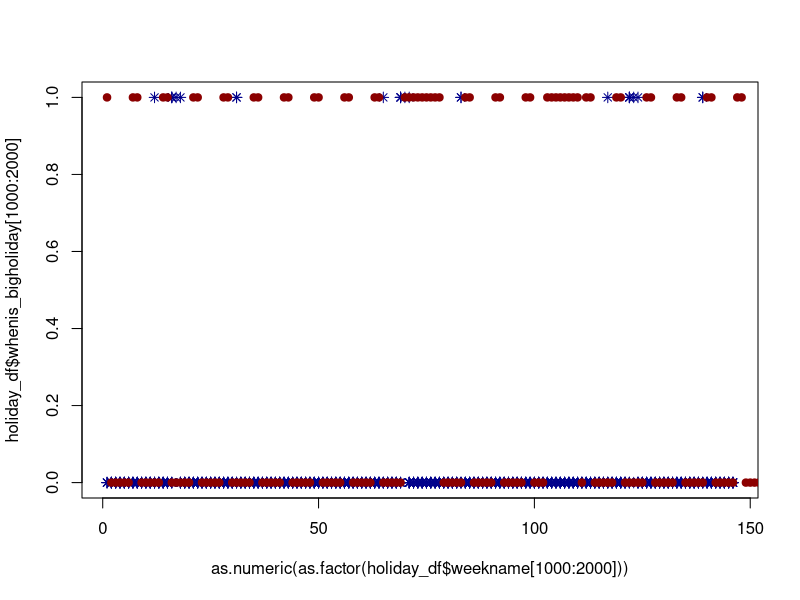

The R script that drew this image: (Note: this script raises an error after producing the figure.)
###### Flu Forecasting Challenge ####### 

## title: "Holidays
## author: "Underdog"
## date: "19 October 2016"

# empty workspace
rm(list = ls())
script_name <- "school_holidays"

# libraries
library(tidyverse)
library(lubridate)
library(randomForest)
library(caret)
library(stringr)
# the timeDate package contains public holidays of countries (Christmas, Ester etc)
library(timeDate)

# List all holiday available
listHolidays()
# Seach in the holiday list 
listHolidays(pattern = "Thanks")
# get the current year
currentYear <- getRmetricsOptions("currentYear")

### make a timeline and then add presence and absence of holidays
# set start and end date
wday("2011-12-17") # I want to start with a sunday to capture complete weeks
week("2011-12-16");week("2011-12-17")
start_date <- ymd("2011-12-20")
week("2017-08-07")
end_date <- ymd("2017-08-07") # choose past flu season
# make a timeline with dates 
my_time_line <- (seq(start_date,end_date, by="day"))

# these are the big holidays#
my_years <- 2011:2017 # I choose gererously
#
christmas_e <- ChristmasEve(year = my_years) # you could add days before and after
christmas_d <- ChristmasDay(year = my_years) 
boxd <- BoxingDay(year = my_years) 
easter_s <- EasterSunday(year = my_years)
easter_m <- EasterMonday(year=my_years)
thanks_g <- USThanksgivingDay(year=my_years)
ny <- NewYearsDay(year = my_years) - 1
nyd <- NewYearsDay(year = my_years)

# vector for all big holidays
big_holidays <- c(christmas_e, christmas_d, boxd,
                  easter_s, easter_m, thanks_g, ny, nyd) # 4 dates each year
big_holidays <- as.Date(big_holidays)
#
whenis_bigholiday <- (my_time_line%in%big_holidays)
# get back all holidays 
my_time_line[whenis_bigholiday]
sum(whenis_bigholiday)
# make numeric
whenis_bigholiday <- as.numeric(whenis_bigholiday)

## get all the other holidays
# weekends and holidays =TRUE, else FALSE
whenis_daysoffwork <- isHoliday(as.timeDate(my_time_line), holidays = holidayNYSE(), wday=1:5)
table(whenis_daysoffwork)
whenis_daysoffwork <- as.numeric(as.vector(whenis_daysoffwork))

### kids out of school # this data starts 2011-12-25
# [https://www.feiertagskalender.ch/ferien.php?geo=3537&jahr=2012&hl=en] kids in school
schoolhols <- data.frame(dates = c("start","end"))
# christmas
schoolhols$chin2011 <- c("2011-12-25","2012-01-01")
schoolhols$chin2012 <- c("2012-12-25","2013-01-01")
schoolhols$chin2013 <- c("2013-12-25","2014-01-01")
schoolhols$chin2014 <- c("2014-12-25","2015-01-01")
schoolhols$chin2015 <- c("2015-12-21","2016-01-01") # different
schoolhols$chin2016 <- c("2016-12-19","2017-01-02") # different
schoolhols$chin2017 <- c("2017-12-18","2018-01-02") # different
# winter
schoolhols$wiin2012 <- c("2012-02-20","2012-02-26")
schoolhols$wiin2013 <- c("2013-02-18","2013-02-24")
schoolhols$wiin2014 <- c("2014-02-17","2014-02-23")
schoolhols$wiin2015 <- c("2015-02-16","2015-02-20")
schoolhols$wiin2016 <- c("2016-02-15","2016-02-19")
schoolhols$wiin2017 <- c("2017-02-13","2017-02-17")
# spring
schoolhols$spin2012 <- c("2012-04-09","2012-04-15")
schoolhols$spin2013 <- c("2013-04-08","2013-04-14")
schoolhols$spin2014 <- c("2014-04-14","2014-04-20")
schoolhols$spin2015 <- c("2015-03-25","2015-03-29")
schoolhols$spin2016 <- c("2016-03-25","2016-04-08") # now call it Easter holiday
schoolhols$spin20162 <- c("2016-05-30","2016-06-03") # also Spring
schoolhols$spin2017 <- c("2017-04-10","2017-04-21") # Easter
schoolhols$spin20172 <- c("2017-05-29","2017-06-02") # Spring time
# mayday
schoolhols$mayday2016 <- c("2016-05-02")
schoolhols$mayday2017 <- c("2017-05-01")
# Summer
schoolhols$suin2012 <- c("2012-06-03","2012-08-26")
schoolhols$suin2013 <- c("2013-06-03","2013-08-25")
schoolhols$suin2014 <- c("2014-06-02","2014-08-24")
schoolhols$suin2015 <- c("2015-06-22","2015-08-31")
schoolhols$suin2016 <- c("2016-06-20","2016-08-31")
schoolhols$suin2017 <- c("2017-07-24","2017-09-01")
# Autumn
schoolhols$auin2012 <- c("2012-11-19","2012-11-25")
schoolhols$auin2013 <- c("2013-11-25","2013-12-01")
schoolhols$auin2014 <- c("2014-11-24","2014-11-30")
schoolhols$auin2015 <- c("2015-10-26","2015-10-30")
schoolhols$auin2016 <- c("2016-10-24","2016-10-28")
schoolhols$auin2017 <- c("2017-10-23","2017-10-27")
#
# 
diff_hols <- dim(schoolhols)[2]
# initiate holiday time
holiday_time <- as.Date(NA)
# collect all the school holidays
for (i in (2:diff_hols)){
  hol_start <- ymd(schoolhols[1,i]) 
  hol_end <- ymd(schoolhols[2,i])
  hol_seq <- seq(hol_start, hol_end, by="day")
  holiday_time <- c(holiday_time, hol_seq)
}
# remove NA
holiday_time <- holiday_time[!is.na(holiday_time)]
# make timeline vector
whenis_schoolfree <- as.numeric(my_time_line%in%holiday_time)

# put into dataframe
holiday_df <- data.frame(time_line=my_time_line,
                         weekday=weekdays(x=my_time_line),
                         whenis_bigholiday=whenis_bigholiday, 
                         whenis_daysoffwork=whenis_daysoffwork,
                         whenis_schoolfree=whenis_schoolfree,
                         year=year(my_time_line),
                         week=week(my_time_line)) %>%
  mutate(whenare_kidsoff=as.numeric(whenis_daysoffwork==1|whenis_schoolfree==1)) %>% 
  mutate(weekname = paste(year,str_pad(week, 2, pad = "0"),sep="-"))
# plot
plot(as.numeric(as.factor(holiday_df$weekname[1000:2000])),holiday_df$whenis_bigholiday[1000:2000],pch=8,col="darkblue")
points(holiday_df$whenare_kidsoff[1000:2000],col="darkred",pch=19)

##############################
# bin into week
holiday_perweek <- holiday_df %>% 
  group_by(weekname) %>% 
  summarise(big_holidays=as.numeric(any(whenis_bigholiday==1)),
            inschool=as.numeric(sum(whenare_kidsoff==0)))


########################################
#### save & load
savename <- paste0("./Data/", script_name, ".Rda")
save(holiday,holiday_perweek,file = savename)




